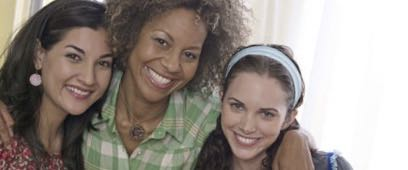
#> input picture data/test_image/104.jpg, 408 x 170 px
$ python -i count_face.py   (imports and definitions only)
#> lines starting #> are read from the running program, lines starting #| are printed output that depends on the picture; after the words box and inside, x2 and y2 are one past the last pixel; in counts of white or black regions, pixels touching at a corner belong together
def counting_face():
	import numpy as np
	import cv2
	from matplotlib import pyplot as plt

	# loading OpenCV cascade for haar method with frontal face
	face_cascade = cv2.CascadeClassifier('../lib/haarcascade_frontalface_default.xml')

	# loading test image
	img = cv2.imread('../data/test_image/104.jpg')
#> img is the input picture: shape (170, 408, 3); mean B, G, R 134.4, 141, 149.9
	gray = cv2.cvtColor(img, cv2.COLOR_BGR2GRAY)
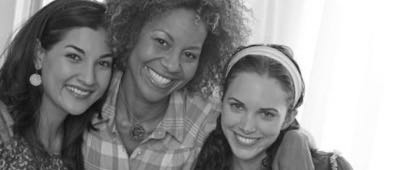
#> gray: shape (170, 408); min 4, max 255, mean 142.9
	faces = face_cascade.detectMultiScale(gray, 1.2, 5)
#> faces = [[48, 29, 79, 79], [213, 80, 77, 77]]

	# implementing model
	for (x,y,w,h) in faces:
	    cv2.rectangle(img,(x,y),(x+w,y+h),(0,255,0),8)
#> this loop made 2 passes
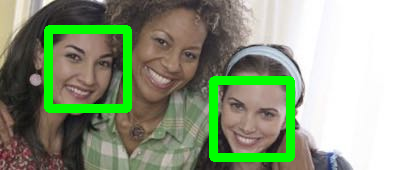
#> img: shape (170, 408, 3); 8% of pixels changed, all inside (x1, y1, x2, y2) = (44, 25, 295, 162)

	# showing image
	RGB_img = cv2.cvtColor(img, cv2.COLOR_BGR2RGB)
	plt.figure(figsize=(12,8))
	plt.imshow(RGB_img)
	plt.show()

>>> result = counting_face()
